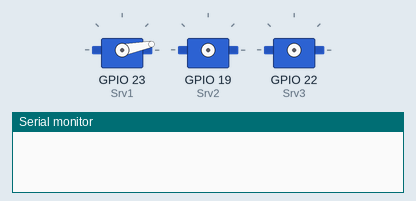
This sketch was run on a simulated ESP32. Shown: 3 × servo, the last lines printed to the serial monitor. Servo pulses on a pin are drawn as a servo (544–2400 µs = 0–180°).

Above: at 1.7 s.
At 13.1 s:
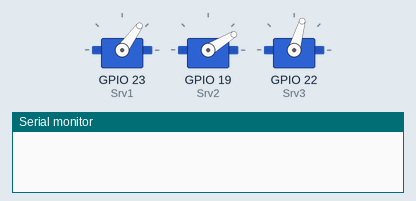
At 14.9 s:
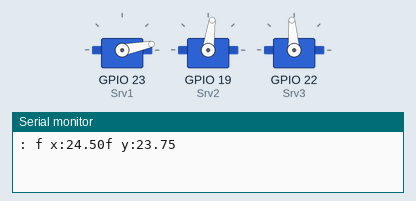
At 19.6 s:
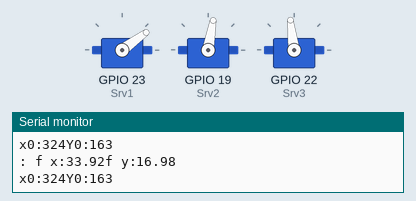
At 33.9 s:
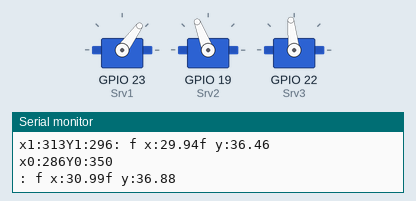
At 35.8 s:
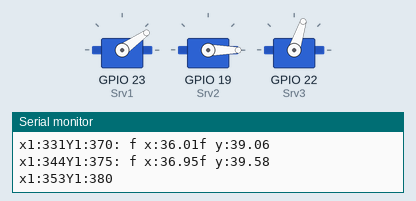
Timing chart, 0 to 37.3 s (numbered marks = the images above):
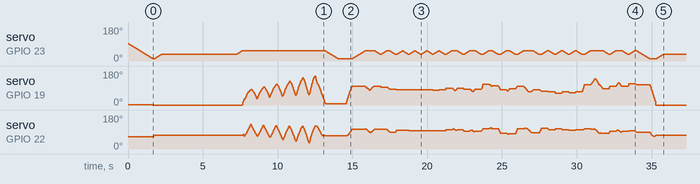

The sketch:

M5ATOMPlotPicture.ino
```cpp
#include "M5Atom.h"
#include "pictureData.h"

//http://blog.robotakao.jp/blog-entry-387.html
const uint8_t Srv1 = 23, Srv2 = 19, Srv3 = 22;//GPIO No. //1:lift 2:left 3:right
const uint8_t srv_CH1 = 1, srv_CH2 = 2, srv_CH3 = 3; //チャンネル
const double PWM_Hz = 50;   //PWM周波数
const uint8_t PWM_level = 16; //PWM 16bit(0～65535)

#include <time.h>
#include <TimeLib.h>

// Plotclock
// cc - by Johannes Heberlein 2014
// v 1.02
// thingiverse.com/joo   wiki.fablab-nuernberg.de
// units: mm; microseconds; radians
// origin: bottom left of drawing surface
// time library see http://playground.arduino.cc/Code/time
// RTC  library see http://playground.arduino.cc/Code/time
//               or http://www.pjrc.com/teensy/td_libs_DS1307RTC.html
// Change log:
// 1.01  Release by joo at https://github.com/9a/plotclock
// 1.02  Additional features implemented by Dave (https://github.com/Dave1001/):
//       - added ability to calibrate servofaktor seperately for left and right servos
//       - added code to support DS1307, DS1337 and DS3231 real time clock chips
//       - see http://www.pjrc.com/teensy/td_libs_DS1307RTC.html for how to hook up the real time clock
// 1.03  Fixed the length bug at the servo2 angle calculation, other fixups

// for M5Atom modified by @shikarunochi


// delete or mark the next line as comment if you don't need these
//#define CALIBRATION      // enable calibration mode
//#define REALTIMECLOCK    // enable real time clock

#define WISHY 3 // Offset of the Y coordinats of the plate-wisher

// When in calibration mode, adjust the following factors until the servos move exactly 90 degrees
//#define SERVOFAKTORLEFT 600
//#define SERVOFAKTORRIGHT 600

//大きくするほど広い幅の動き
#define SERVOFAKTORLEFT 590
#define SERVOFAKTORRIGHT 580

// Zero-position of left and right servo
// When in calibration mode, adjust the NULL-values so that the servo arms are at all times parallel
// either to the X or Y axis
//#define SERVOLEFTNULL 1950
//#define SERVORIGHTNULL 815
#define SERVOLEFTNULL 1700
//#define SERVORIGHTNULL 790
//#define SERVORIGHTNULL 850
//大きくするほど左
#define SERVORIGHTNULL 1000

#define SERVOPINLIFT  2
#define SERVOPINLEFT  3
#define SERVOPINRIGHT 4

//#define ZOFF 90
#define ZOFF -70
// lift positions of lifting servo
//#define LIFT0 1110+ZOFF // on drawing surface
#define LIFT0 1170+ZOFF // on drawing surface
//#define LIFT1 995+ZOFF  // between numbers
#define LIFT1 975+ZOFF  // between numbers
//#define LIFT2 735+ZOFF  // going towards sweeper
#define LIFT2 725+ZOFF  // going towards sweeper

// speed of liftimg arm, higher is slower
#define LIFTSPEED 2000

// length of arms
//#define L1 35
//#define L2 55.1
//#define L3 13.2
//#define L4 45
#define L1 34.5
#define L2 56
#define L3 15.9
#define L4 45.5

// origin points of left and right servo
#define O1X 24//22
#define O1Y -25
#define O2X 49//47
#define O2Y -25

int servoLift = 1500;

volatile double lastX = 75;
volatile double lastY = 47.5;

int last_min = 0;

void setup()
{

  M5.begin();
  pinMode(Srv1, OUTPUT);
  pinMode(Srv2, OUTPUT);
  pinMode(Srv3, OUTPUT);

  //モータのPWMのチャンネル、周波数の設定
  ledcSetup(srv_CH1, PWM_Hz, PWM_level);
  ledcSetup(srv_CH2, PWM_Hz, PWM_level);
  ledcSetup(srv_CH3, PWM_Hz, PWM_level);

  //モータのピンとチャンネルの設定
  ledcAttachPin(Srv1, srv_CH1);
  ledcAttachPin(Srv2, srv_CH2);
  ledcAttachPin(Srv3, srv_CH3);

  lift(2);
  drawTo(71.0, 52);
  lift(1);

  delay(5000);
  sweep();
  delay(500);

  lift(2);
  drawPicture(pictureData1,sizeof(pictureData1)/ sizeof(pictureData1[0]));

  lift(2);
  drawTo(71.0, 52);
  lift(1);

  delay(5000);
  sweep();
  delay(500);
  drawPicture(pictureData2, sizeof(pictureData2)/ sizeof(pictureData2[0]));

  lift(2);

  drawTo(71.0, 52);
  lift(1);
  delay(1000);

}

void loop()
{

#ifdef CALIBRATION

  // Servohorns will have 90° between movements, parallel to x and y axis
  drawTo(-3, 29.2);
  delay(500);
  drawTo(74.1, 28);
  delay(500);

#else


#endif

}

void drawPicture(const int pictureData[],int dataSize){
  int x0 = -1;
  int y0 = -1;
  int x1 = -1;
  int y1 = -1;

  //-1が出たら次の線
  //int dataSize = sizeof(pictureData)/ sizeof(*pictureData);
  int index = 0;
  while(index < dataSize){
    if(x0 == -1){ //書き始め
      if(pictureData[index]==-1){
        break;
      }
      index++;  //カラー読み飛ばし
      x0=pictureData[index++];
      y0=pictureData[index++];
      //ドット打つ
      draw(x0, y0);
      Serial.print("x0:");
      Serial.print(x0);
      Serial.print("Y0:");
      Serial.print(y0);
      Serial.print("\n");

      lift(0);
    }
    if(pictureData[index]==-1){
      x0 = -1;
      y0 = -1;
      index++;
      lift(1);
      continue;
    }
    x1=pictureData[index++];
    y1=pictureData[index++];

    //距離が短すぎるなら書かない
    int dx = x1 - x0;
    int dy = y1 - y0;
    double c = sqrt(dx * dx + dy * dy);
    if(c >= 10){
      draw(x1, y1);
        Serial.print("x1:");
        Serial.print(x1);
        Serial.print("Y1:");
        Serial.print(y1);
      x0 = x1;
      y0 = y1;
    }
  }
}

void draw(int x, int y){
  float fx = (float)x * 67 / 640;
  float fy =  (float)y * 50 / 480;
      Serial.print(": f x:");
      Serial.print(fx);
      Serial.print("f y:");
      Serial.print(fy);
      Serial.print("\n");

  if(55 - fy <= 0){
    fy = 55;
  }

  drawTo( fx - 5, 55 - fy);

  delay(10);
}

void drawTest(){

  delay(1000);
  drawTo(0,20);
  lift(0);
  delay(1000);
  drawTo(60,20);
  delay(1000);
  drawTo(60,50);
  delay(1000);
  drawTo(0,50);
  delay(1000);
  drawTo(5,20);
  delay(1000);
  drawTo(60,50);
  lift(1);
  delay(1000);
  drawTo(0,50);
  lift(0);
  delay(1000);
  drawTo(60,20);
  lift(1);
}

void sweep(){
    lift(0);
    //drawTo(70, 45);
    drawTo(65-WISHY, 52);
    drawTo(65-WISHY, 50);
    drawTo(65-WISHY, 43);

    drawTo(65-WISHY, 46);
    drawTo(5, 49);
    drawTo(5, 46);
    drawTo(63-WISHY, 46);
    drawTo(63-WISHY, 42);

    drawTo(5, 42);
    drawTo(5, 38);
    drawTo(63-WISHY, 38);
    drawTo(63-WISHY, 34);

    drawTo(5, 34);
    drawTo(5, 29);
    drawTo(6, 29);
    drawTo(65-WISHY, 29);
    drawTo(65-WISHY, 25);

    drawTo(5, 25);
    drawTo(5, 20);
    drawTo(65-WISHY, 20);
    drawTo(65-WISHY, 16);

    drawTo(5, 16);
    drawTo(5, 12);
    drawTo(65-WISHY, 12);
    drawTo(65-WISHY, 8);
    drawTo(5, 8);

    drawTo(5, 26);
    drawTo(60-WISHY, 40);
    drawTo(60-WISHY, 45);
    drawTo(65-WISHY, 50);
    drawTo(71.0, 50);
    //drawTo(73.2, 44.0);
    lift(2);
}

void lift(char lift) {
  switch (lift) {
    // room to optimize  !

  case 0: //850

      if (servoLift >= LIFT0) {
      while (servoLift >= LIFT0)
      {
        servoLift--;
        //servo1.writeMicroseconds(servoLift);
        ledcWrite(srv_CH1,(int)((float)servoLift * 3.28));
        delayMicroseconds(LIFTSPEED);
      }
    }
    else {
      while (servoLift <= LIFT0) {
        servoLift++;
        //servo1.writeMicroseconds(servoLift);
        ledcWrite(srv_CH1,(int)((float)servoLift * 3.28));
        delayMicroseconds(LIFTSPEED);

      }

    }

    break;

  case 1: //150

    if (servoLift >= LIFT1) {
      while (servoLift >= LIFT1) {
        servoLift--;
        //servo1.writeMicroseconds(servoLift);
        ledcWrite(srv_CH1,(int)((float)servoLift * 3.28));
        delayMicroseconds(LIFTSPEED);

      }
    }
    else {
      while (servoLift <= LIFT1) {
        servoLift++;
        //servo1.writeMicroseconds(servoLift);
        ledcWrite(srv_CH1,(int)((float)servoLift * 3.28));
        delayMicroseconds(LIFTSPEED);
      }

    }

    break;

  case 2:

    if (servoLift >= LIFT2) {
      while (servoLift >= LIFT2) {
        servoLift--;
        //servo1.writeMicroseconds(servoLift);
        ledcWrite(srv_CH1,(int)((float)servoLift * 3.28));
        delayMicroseconds(LIFTSPEED);
      }
    }
    else {
      while (servoLift <= LIFT2) {
        servoLift++;
        //servo1.writeMicroseconds(servoLift);
        ledcWrite(srv_CH1,(int)((float)servoLift * 3.28));
        delayMicroseconds(LIFTSPEED);
      }
    }
    break;
  }
}


void bogenUZS(float bx, float by, float radius, int start, int ende, float sqee) {
  float inkr = -0.05;
  float count = 0;

  do {
    drawTo(sqee * radius * cos(start + count) + bx,
    radius * sin(start + count) + by);
    count += inkr;
  }
  while ((start + count) > ende);

}

void bogenGZS(float bx, float by, float radius, int start, int ende, float sqee) {
  float inkr = 0.05;
  float count = 0;

  do {
    drawTo(sqee * radius * cos(start + count) + bx,
    radius * sin(start + count) + by);
    count += inkr;
  }
  while ((start + count) <= ende);
}


void drawTo(double pX, double pY) {
  double dx, dy, c;
  int i;

  // dx dy of new point
  dx = pX - lastX;
  dy = pY - lastY;
  //path lenght in mm, times 4 equals 4 steps per mm
  c = floor(7 * sqrt(dx * dx + dy * dy));

  if (c < 1) c = 1;

  for (i = 0; i <= c; i++) {
    // draw line point by point
    set_XY(lastX + (i * dx / c), lastY + (i * dy / c));

  }

  lastX = pX;
  lastY = pY;
}

double return_angle(double a, double b, double c) {
  // cosine rule for angle between c and a
  return acos((a * a + c * c - b * b) / (2 * a * c));
}

void set_XY(double Tx, double Ty)
{
  delay(1);
  double dx, dy, c, a1, a2, Hx, Hy;

  // calculate triangle between pen, servoLeft and arm joint
  // cartesian dx/dy
  dx = Tx - O1X;
  dy = Ty - O1Y;

  // polar lemgth (c) and angle (a1)
  c = sqrt(dx * dx + dy * dy); //
  a1 = atan2(dy, dx); //
  a2 = return_angle(L1, L2, c);

  //servo2.writeMicroseconds(floor(((a2 + a1 - M_PI) * SERVOFAKTORLEFT) + SERVOLEFTNULL));
  ledcWrite(srv_CH2,(int)((float)floor(((a2 + a1 - M_PI) * SERVOFAKTORLEFT) + SERVOLEFTNULL) * 3.28));

  // calculate joinr arm point for triangle of the right servo arm
  a2 = return_angle(L2, L1, c);
  Hx = Tx + L3 * cos((a1 - a2 + 0.621) + M_PI); //36,5°
  Hy = Ty + L3 * sin((a1 - a2 + 0.621) + M_PI);

  // calculate triangle between pen joint, servoRight and arm joint
  dx = Hx - O2X;
  dy = Hy - O2Y;

  c = sqrt(dx * dx + dy * dy);
  a1 = atan2(dy, dx);
  a2 = return_angle(L1, L4, c);

  //servo3.writeMicroseconds(floor(((a1 - a2) * SERVOFAKTORRIGHT) + SERVORIGHTNULL));
  ledcWrite(srv_CH3,(int)((float)floor(((a1 - a2) * SERVOFAKTORRIGHT) + SERVORIGHTNULL) * 3.28));


}
```

Source omitted: pictureData.h (data table, 36785 bytes)
